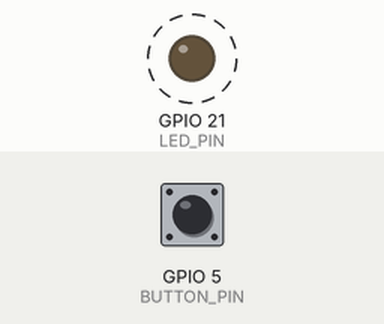
Simulated run of this program. Board: Seeed XIAO ESP32-S3. On the bench: output pins drawn as LEDs (lit = HIGH). Dashed ring = blinking. The test bench sets the inputs (shaded band); at power-on: GPIO 5 (BUTTON_PIN) HIGH. WiFi joins after 1.5 s; servers stay silent unless stated; what the program prints to the serial monitor is not drawn.

Above: at 0.87 s.
1.3 s: GPIO 5 (BUTTON_PIN) pulled LOW for 0.15 s
Timing chart, 0 to 4.3 s (numbered marks = the images above; inputs shaded):
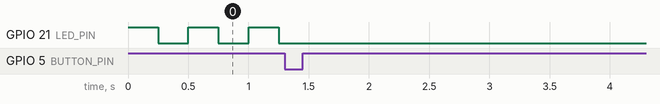

The program:

main.cpp
```cpp
#include <Arduino.h>
#include <WiFi.h>

// 브릿지 보드의 Soft AP에 접속하고, 버튼을 누르는 순간 "DOWN\n", 떼는 순간 "UP\n" 한 줄을 보낸다. (누르고 있는 동안만 WINK가 듣는다)
// 신호는 브릿지의 제어 포트(8081)로 가고, 브릿지가 안경 보드에 전달하고, 안경 보드가 노트북 서버에 알린다.
// 서버는 DOWN을 받으면 듣기 시작하고, UP을 받으면 듣기를 끝내고 Gemini의 답을 기다린다.
// 연결 전: 내장 LED 계속 깜빡임 / 연결 후: LED 켜진 상태로 고정
constexpr char AP_SSID[] = "Dating";
constexpr char AP_PASSWORD[] = "12345678";

constexpr uint16_t BRIDGE_CONTROL_PORT = 8081;  // firmware/bridge의 CONTROL_PORT와 같아야 한다
constexpr uint32_t BRIDGE_RETRY_MS = 1000;
constexpr uint32_t DOWN_RETRY_WINDOW_MS = 1500;  // 연결이 잠깐 끊겼을 때 이 시간 안이면 "누름" 신호를 다시 보낸다 (뗌 신호는 반드시 보낸다)
constexpr size_t EVENT_QUEUE_SIZE = 8;

// 버튼: 조이스틱의 SW 핀(D4). 누르면 GND와 연결되어 LOW (내부 풀업 사용)
constexpr uint8_t BUTTON_PIN = D4;
constexpr uint32_t DEBOUNCE_MS = 20;

// 내장 LED (GPIO21, 반전 로직: LOW = 켜짐)
constexpr uint8_t LED_PIN = 21;
constexpr uint32_t BLINK_HALF_PERIOD_MS = 250;

bool ledOn = false;
uint32_t lastBlinkMs = 0;
uint32_t lastBridgeTryMs = 0;
bool buttonPressed = false;      // 디바운스를 거친 현재 상태
bool lastRawPressed = false;
uint32_t rawChangedMs = 0;
WiFiClient bridge;

// 아직 못 보낸 버튼 사건 (순서를 지켜서 보낸다). 'D' = 누름, 'U' = 뗌
struct ButtonEvent {
  char type;
  uint32_t atMs;
};
ButtonEvent eventQueue[EVENT_QUEUE_SIZE];
size_t eventCount = 0;

void setLed(bool on) {
  ledOn = on;
  digitalWrite(LED_PIN, on ? LOW : HIGH);
}

bool connectBridge() {
  if (bridge.connected()) return true;
  if (millis() - lastBridgeTryMs < BRIDGE_RETRY_MS) return false;
  lastBridgeTryMs = millis();

  bridge.stop();
  if (!bridge.connect(WiFi.gatewayIP(), BRIDGE_CONTROL_PORT, 2000)) {
    Serial.println("Bridge TCP connect failed");
    return false;
  }
  bridge.setNoDelay(true);
  return true;
}

void pushEvent(char type);

void updateButton() {
  bool raw = digitalRead(BUTTON_PIN) == LOW;
  if (raw != lastRawPressed) {
    lastRawPressed = raw;
    rawChangedMs = millis();
  }
  if (raw != buttonPressed && millis() - rawChangedMs >= DEBOUNCE_MS) {
    buttonPressed = raw;
    Serial.println(buttonPressed ? "Button pressed" : "Button released");
    pushEvent(buttonPressed ? 'D' : 'U');  // 누를 때도, 뗄 때도 알린다
  }
}

void pushEvent(char type) {
  if (eventCount == EVENT_QUEUE_SIZE) {  // 가득 차면 가장 오래된 것을 버린다
    memmove(eventQueue, eventQueue + 1, sizeof(ButtonEvent) * (EVENT_QUEUE_SIZE - 1));
    eventCount--;
  }
  eventQueue[eventCount++] = {type, millis()};
}

void popEvent() {
  memmove(eventQueue, eventQueue + 1, sizeof(ButtonEvent) * (eventCount - 1));
  eventCount--;
}

// 쌓인 버튼 사건을 순서대로 보낸다. 연결이 안 되면 다음 loop에서 다시 시도한다.
// 너무 오래된 "누름"은 버리고(이미 끝난 눌림으로 듣기를 시작하면 안 되므로), "뗌"은 반드시 보낸다.
void sendEvents() {
  while (eventCount > 0) {
    ButtonEvent& e = eventQueue[0];
    if (e.type == 'D' && millis() - e.atMs > DOWN_RETRY_WINDOW_MS) {
      popEvent();
      continue;
    }
    if (!connectBridge()) return;

    const char* msg = e.type == 'D' ? "DOWN\n" : "UP\n";
    if (bridge.write((const uint8_t*)msg, strlen(msg)) > 0) {
      Serial.printf("%s sent\n", e.type == 'D' ? "DOWN" : "UP");
      popEvent();
    } else {
      bridge.stop();  // 다음 loop에서 다시 연결하고 보낸다
      return;
    }
  }
}

void setup() {
  Serial.begin(115200);
  Serial.setTxTimeoutMs(0);  // USB에 모니터가 없어도(배터리 전원) 출력 때문에 멈추지 않게 한다
  pinMode(BUTTON_PIN, INPUT_PULLUP);
  pinMode(LED_PIN, OUTPUT);
  setLed(false);

  WiFi.mode(WIFI_STA);
  WiFi.setSleep(false);         // 전송 지연을 줄이기 위해 절전 끔
  WiFi.setAutoReconnect(true);  // 끊기면 자동으로 다시 접속
  WiFi.begin(AP_SSID, AP_PASSWORD);
}

void loop() {
  static bool wasConnected = false;
  bool connected = WiFi.status() == WL_CONNECTED;

  if (connected) {
    if (!wasConnected) {
      setLed(true);  // 연결되면 켜진 상태로 고정
      Serial.printf("Connected to %s, IP=%s\n", AP_SSID, WiFi.localIP().toString().c_str());
    }
  } else {
    if (wasConnected) {
      Serial.println("Disconnected, reconnecting...");
      bridge.stop();
    }
    if (millis() - lastBlinkMs >= BLINK_HALF_PERIOD_MS) {
      lastBlinkMs = millis();
      setLed(!ledOn);
    }
  }
  wasConnected = connected;

  updateButton();
  if (connected) sendEvents();
}
```

Measured:
- after the input at 1.3 s, every drawn part: stays the same
- by itself, GPIO 21 (LED_PIN): alternates HIGH for 0.25 s and LOW for 0.25 s
